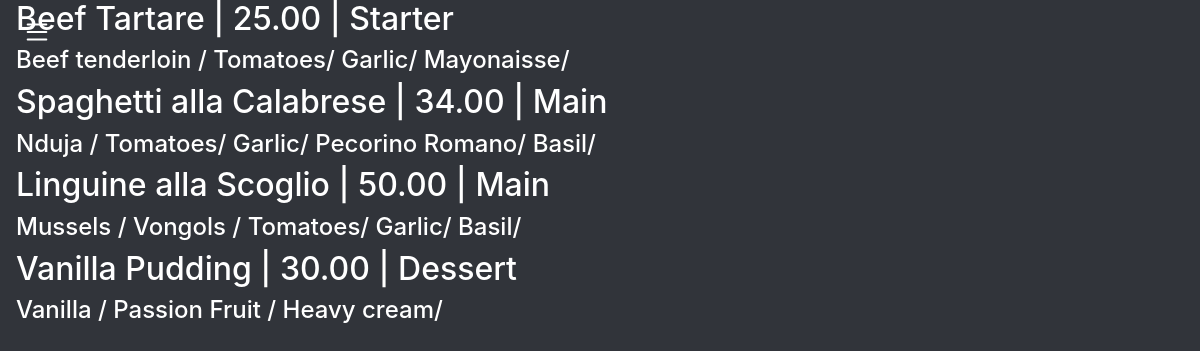
The page / on the database its author committed.
### Blackboard/models.py (models this page shows, shortened)
class Recipe(models.Model):
  season_choices = [
    ('Spring','Spring'),
    ('Summer','Summer'),
    ('Fall','Fall'),
    ('Winter','Winter')
  ]
  type_choices = [
    ('Starter', 'Starter'),
    ('Main', 'Main'),
    ('Dessert', 'Dessert')
  ]
  name = models.CharField(max_length = 50, unique=True)
  season = models.CharField(max_length = 10,
                            choices = season_choices,
                            blank=True)
  pasta = models.ForeignKey(Pasta, on_delete=models.PROTECT,null=True,blank=True)
  key_ingredients = models.ManyToManyField(KeyIngredient)
  ingredients = models.ManyToManyField(Ingredient)
  price = models.DecimalField(max_digits = 5, decimal_places = 2)
  type = models.CharField(max_length = 15, choices = type_choices, default='Main')
  def __str__(self):
    return self.name

class KeyIngredient(models.Model):
  name = models.CharField(max_length=50)
  objects = KeyIngredientManager()
  def __str__(self):
    return self.name

class Ingredient(models.Model):
  name = models.CharField(max_length = 50)
  objects = IngredientManager()
  def __str__(self):
    return self.name

### Blackboard/views.py (the view)
# urls.py: path('', views.index, name='index'),
def index(request):
  blackboards = Blackboard.objects.all()
  blackboard = list(blackboards[0].recipes.all())
  starters = []
  mains = []
  desserts = []
  for recipe in blackboard:
    if recipe.type == 'Starter':
      starters.append(recipe)
    elif recipe.type == 'Main':
      mains.append(recipe)
    elif recipe.type == 'Dessert':
      desserts.append(recipe)
  blackboard = [*starters, *mains, *desserts]
  context = {
   'blackboard': blackboard
  }
  return render(request, 'Blackboard/index.html', context)

### Blackboard/templates/Blackboard/index.html
{% extends 'Blackboard/layout.html' %}
{% block body %}
<div class='main blackboard'>
  {% for recipe in blackboard %}
  <h2>{{recipe}} | {{recipe.price}} | {{recipe.type}}</h2>
  <h4>
  {% for ingredient in recipe.key_ingredients.all %}
    {{ingredient}} /
  {% endfor%}
  {%for ingredient in recipe.ingredients.all %}
    {{ingredient}}/
  {% endfor %}
  </h4>
  {% endfor %}
</div>
{% endblock %}

### Blackboard/templates/Blackboard/layout.html (shortened to what this page needs)
{% load static %}
<!DOCTYPE html>
<html lang="en">
    <head>
        <link rel="stylesheet" href="https://stackpath.bootstrapcdn.com/bootstrap/4.4.1/css/bootstrap.min.css">
        <link rel="stylesheet" href="{% static 'Blackboard/styles.css' %}">
    </head>
    <body>
        <div class='wrapper'>
          <div id='main_page'>
            <button id='menu_button' data-type='open' onclick='nav_toggle(this)'>
            </button>
            {% block body %}
            {% endblock %}
          </div>
        </div>
    </body>
</html>

### Blackboard/static/Blackboard/styles.css (style rules this page uses)
:root { --gray: #31343a; --yellow: #f7b414; --dark_yellow: #b28211; }
html, body { margin:0 }
#main_page { position:relative; padding:0 1em 0 1em; background-color: var(--gray); color:white; transition:margin-left .5s; min-height: 100vh; }
#menu_button { position:absolute; left: 1em; top: 1em; background-color: transparent; border:none; padding:none }

### rows shown on the page
Recipe: name "Beef Tartare", price "25.00", type "Starter"
KeyIngredient: name "Beef tenderloin"
Ingredient: name "Tomatoes"
Ingredient: name "Garlic"
Ingredient: name "Mayonaisse"
Recipe: name "Spaghetti alla Calabrese", price "34.00", type "Main"
KeyIngredient: name "Nduja"
Ingredient: name "Pecorino Romano"
Ingredient: name "Basil"
Recipe: name "Linguine alla Scoglio", price "50.00", type "Main"
KeyIngredient: name "Mussels"
KeyIngredient: name "Vongols"
Recipe: name "Vanilla Pudding", price "30.00", type "Dessert"
KeyIngredient: name "Vanilla"
KeyIngredient: name "Passion Fruit"
Ingredient: name "Heavy cream"
